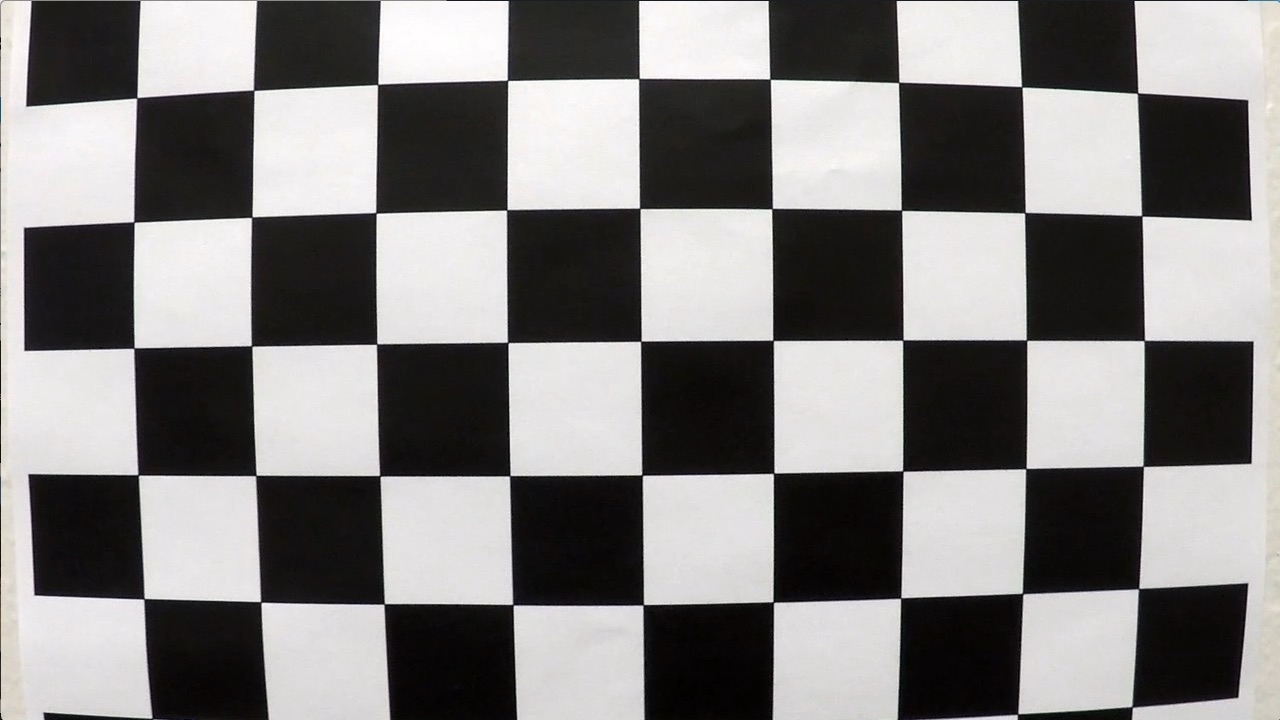
#> input picture camera_cal/calibration1.jpg, 1280 x 720 px
$ jupyter execute --allow-errors some_file.ipynb   (shell and % lines are left out)
#> lines starting #> are read from the running program, lines starting #| are printed output that depends on the picture
[cell 1]
import numpy as np
import cv2
import matplotlib.pyplot as plt
import matplotlib.image as mpimg


img = mpimg.imread('camera_cal/calibration1.jpg')
#> img is the input picture: shape (720, 1280, 3); mean R, G, B 130.1, 128.4, 127.8
plt.imshow(img)

[cell 2]
import glob

images = glob.glob('camera_cal/calibration*.jpg')

objpoints = []
imgpoints = []

objp = np.zeros((6*8,3), np.float32)
objp[:,:2] = np.mgrid[0:8,0:6].T.reshape(-1,2)

for fname in images:
    img = mpimg.imread(fname)
# Convert to grayscale
    gray = cv2.cvtColor(img, cv2.COLOR_BGR2GRAY)

# Find the chessboard corners
    ret, corners = cv2.findChessboardCorners(gray, (8, 6), None)
#> ret = False; corners = None

# If found, draw corners
    if ret == True:
        imgpoints.append(corners)
        objpoints.append(objp)

    # Draw and display the corners
        img = cv2.drawChessboardCorners(img, (8, 6), corners, ret)
        plt.imshow(img)

#> (a cell that did not finish here is left out)

#> (a cell that did not finish here is left out)

[cell 5]
f, (ax1, ax2) = plt.subplots(1, 2, figsize=(24, 9))
f.tight_layout()
ax1.imshow(img)
ax1.set_title('Original Image', fontsize=50)
#> (the rest of this cell did not finish here and is left out)

[cell 6]
def warp(img):
    img_size = (img.shape[1], img.shape[0])
#> img_size = (1280, 720)

    src = np.float32(
                [[(img_size[0] / 2) - 55, img_size[1] / 2 + 100],
                [((img_size[0] / 6) - 10), img_size[1]],
                [(img_size[0] * 5 / 6) + 60, img_size[1]],
                [(img_size[0] / 2 + 55), img_size[1] / 2 + 100]])
    dst = np.float32(
                [[(img_size[0] / 4), 0],
                [(img_size[0] / 4), img_size[1]],
                [(img_size[0] * 3 / 4), img_size[1]],
                [(img_size[0] * 3 / 4), 0]])

    M = cv2.getPerspectiveTransform(src, dst)

    Minv = cv2.getPerspectiveTransform(dst, src)

    warped = cv2.warpPerspective(img, M, img_size, flags=cv2.INTER_LINEAR)
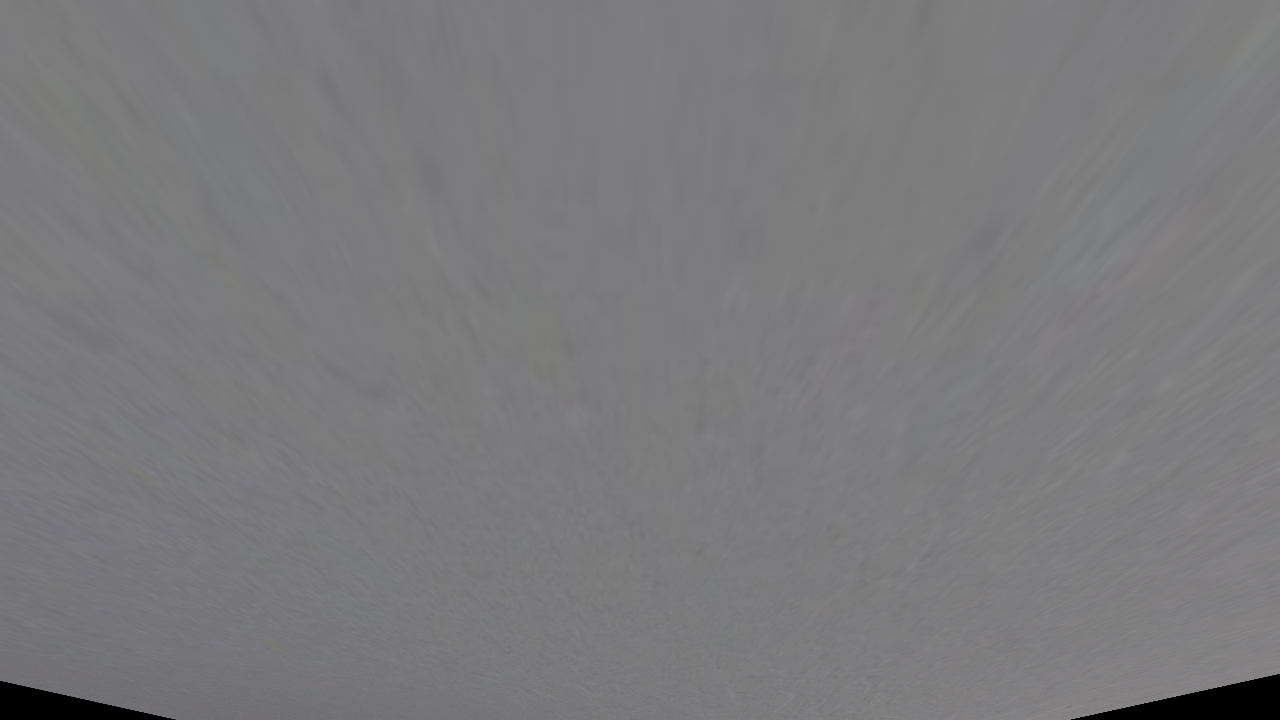
#> warped: shape (720, 1280, 3); mean R, G, B 122.2, 122.1, 123.7

    return warped

[cell 7]

warped_im = warp(img)

f, (ax1, ax2) = plt.subplots(1, 2, figsize=(20, 10))

ax1.imshow(img)
ax1.set_title('Source Image')
ax2.imshow(warped_im)
ax2.set_title('Warped Image')
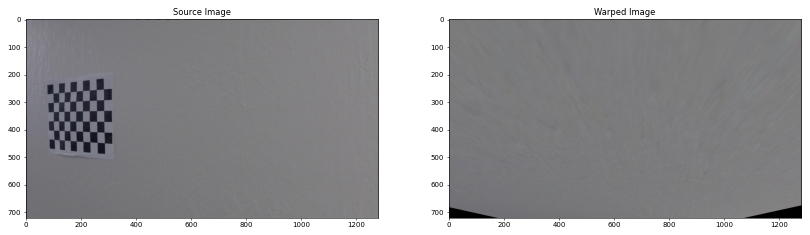
#> figure drawn by matplotlib, 2 panels
